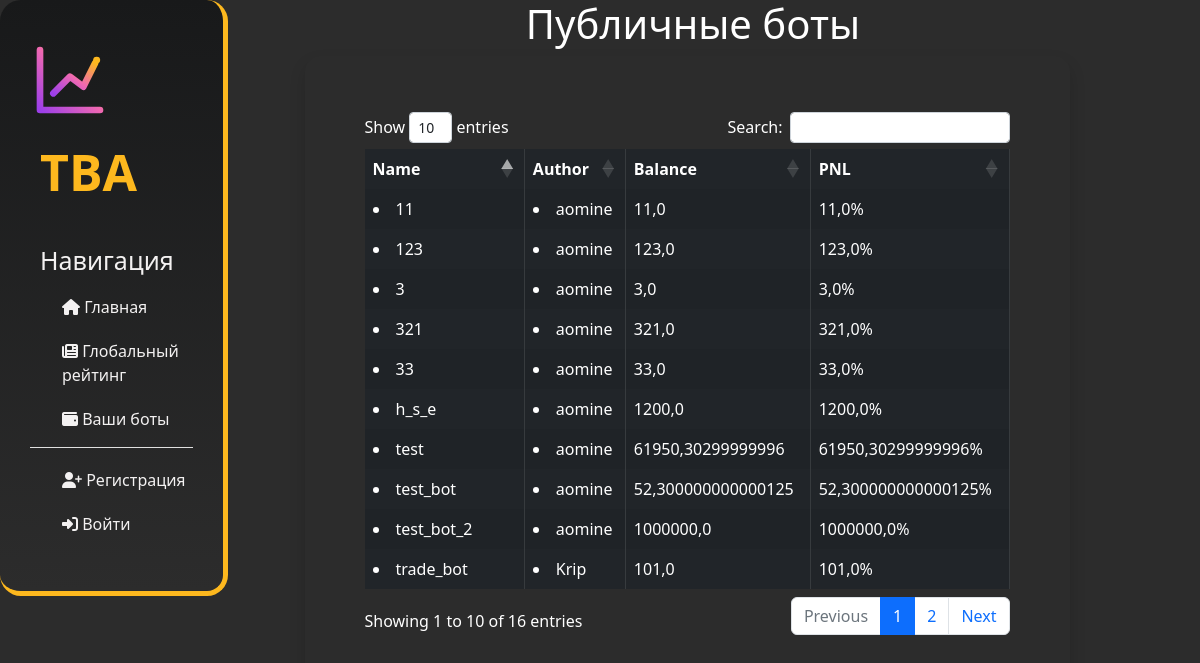
Screenshot of /bot/ranking/ with the database file from the repository.
### bot/models.py (models this page shows, shortened)
class Bot(models.Model):
    user_id = models.IntegerField()
    bot_name = models.CharField(max_length=255, default='trade_bot')
    token = models.CharField(max_length=255, default='key')
    is_public = models.BooleanField(default=True)
    balance = models.FloatField()
    base_balance = models.FloatField()
    amount_BNBBUSD = models.IntegerField(default=0)
    amount_BTCBUSD = models.IntegerField(default=0)
    amount_ETHBUSD = models.IntegerField(default=0)
    amount_LTCBUSD = models.IntegerField(default=0)
    amount_TRXBUSD = models.IntegerField(default=0)
    amount_XRPBUSD = models.IntegerField(default=0)

### bot_ui/views.py (the view)
# urls.py: path('ranking/', AllBotListView.as_view(), name='ranking'),
class AllBotListView(ListView):
    model = Bot
    template_name = 'ranking.html'
    context_object_name = 'bots'
    def get_queryset(self):
        bots = Bot.objects.filter(is_public=True)
        for bot in bots:
            user = User.objects.get(id=bot.user_id)
            bot.user_name = user.username
        return bots

### templates/ranking.html (shortened to what this page needs)
{% extends 'layout.html' %}
{% load static %}
{% load django_template_maths %}
{% block content %}
    <div class="col-14 container">
        <h1 class="text-center text-white">
        </h1>
        <div class="container">
            <div class="row mt-10">
                <div class="shadow col-lg-10 p-5 text-white rounded-4 mx-auto">
                    <link rel="stylesheet" href="https://cdn.datatables.net/1.10.22/css/dataTables.bootstrap4.min.css">
                    </head>
                    <div class="container" style="width:100%" ;>
                        <h1 style="color:#ee79eb"></h1>
                        {% if bots %}
                            <table id="example" class="table table-striped
            table-bordered table-dark"
                                   style="width:100%; color:white;">
                                <thead>
                                <tr>
                                    <th scope="col">Name</th>
                                    <th scope="col">Author</th>
                                    <th scope="col">Balance</th>
                                    <th scope="col">PNL</th>
                                </tr>
                                </thead>
                                <tbody>
                                {% for bots_i in bots %}
                                    <tr>
                                        <td>
                                            <li>{{ bots_i.bot_name }}</li>
                                        </td>
                                        <td>
                                        <a class="nav-link" href="{% url 'profile' bots_i.user_id %}">
                                            <li>{{ bots_i.user_name }}</li>
                                        </a>
                                        </td>
                                        <td>{{ bots_i.balance|add_decimal:2 }}</td>
                                        <td>{{ bots_i.balance|percent_of_number:bots_i.base_balance|add_decimal:2|sub:100 }}%</td>
                                    </tr>
                                {% endfor %}
                                </tbody>
                            </table>
                        {% else %}
                            <h4 class="text-white text-center my-5"> Пока нет публичных ботов :c </h4>
                        {% endif %}
                    </div>
                </div>
            </div>
        </div>
    </div>
{% endblock content %}

### static/main/css/main.css (style rules this page uses)
body { background: #2c2c2c; }

### rows the page displays
Bot: bot_name "trade_bot", user_name "Krip", balance|add_decimal "101,0", balance|percent_of_number "101,0"
Bot: bot_name "h_s_e", user_name "aomine", balance|add_decimal "1200,0", balance|percent_of_number "1200,0"
Bot: bot_name "3", user_name "aomine", balance|add_decimal "3,0", balance|percent_of_number "3,0"
Bot: bot_name "11", user_name "aomine", balance|add_decimal "11,0", balance|percent_of_number "11,0"
Bot: bot_name "33", user_name "aomine", balance|add_decimal "33,0", balance|percent_of_number "33,0"
Bot: bot_name "123", user_name "aomine", balance|add_decimal "123,0", balance|percent_of_number "123,0"
Bot: bot_name "321", user_name "aomine", balance|add_decimal "321,0", balance|percent_of_number "321,0"
Bot: bot_name "test_bot", user_name "aomine", balance|add_decimal "52,300000000000125", balance|percent_of_number "52,300000000000125"
Bot: bot_name "test_bot_2", user_name "aomine", balance|add_decimal "1000000,0", balance|percent_of_number "1000000,0"
Bot: bot_name "test", user_name "aomine", balance|add_decimal "61950,30299999996", balance|percent_of_number "61950,30299999996"
